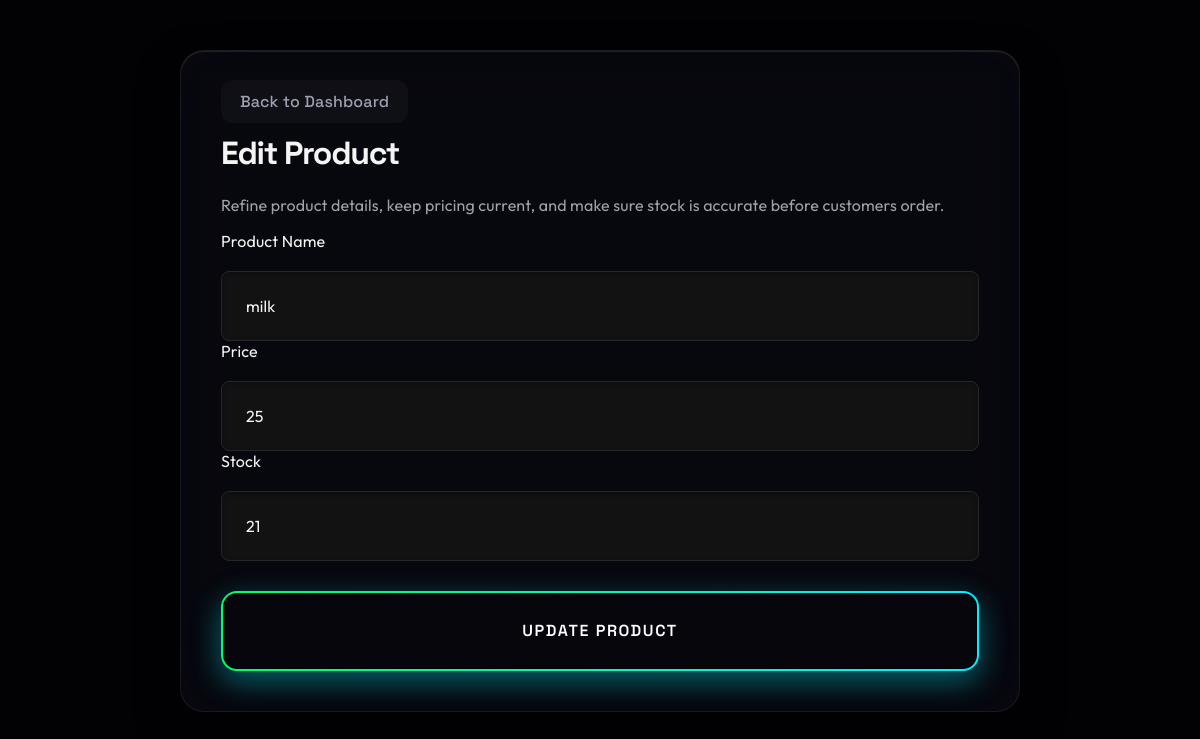
Screenshot of /edit_product/3 with the database file from the repository.
### tables this page shows
CREATE TABLE products(
        id            INTEGER PRIMARY KEY AUTOINCREMENT,
        shop_name     TEXT,
        location      TEXT,
        product_name  TEXT,
        price         TEXT,
        stock         TEXT,
        product_image TEXT,
        shop_image    TEXT,
        latitude      TEXT,
        longitude     TEXT,
        unit          TEXT
    , seller_username TEXT);

### backend/routes/seller.py (the view)
@seller_bp.route("/edit_product/<int:id>")
def edit_product(id):
    conn = get_db_conn()
    cursor = conn.cursor()
    cursor.execute("""
    SELECT * FROM products
    WHERE id=?
    """, (id,))
    product = cursor.fetchone()
    conn.close()
    if product is None:
        return "Product not found", 404
    return render_template(
        "edit_product.html",
        product=product
    )

### backend/app.py (called while the page is built)
def get_db_conn():
    if DATABASE_URL and (DATABASE_URL.startswith("postgres://") or DATABASE_URL.startswith("postgresql://")):
        conn = psycopg2.connect(DATABASE_URL)
        conn.autocommit = True
        return PostgresWrapper(conn)
    else:
        conn = sqlite3.connect(DATABASE_PATH)
        conn.row_factory = sqlite3.Row
        return DictConnection(conn)

    def __getattr__(self, name):
        return getattr(self.conn, name)

    def cursor(self):
        return DictCursor(self.conn.cursor())

    def __getattr__(self, name):
        return getattr(self.cursor, name)

    def fetchone(self):
        row = self.cursor.fetchone()
        return row

### frontend/templates/edit_product.html (shortened to what this page needs)
<!DOCTYPE html>
<html>
<head>
<link rel="stylesheet" href="{{ url_for('static', filename='pro-redesign.css') }}">
    <link rel="stylesheet" href="{{ url_for('static', filename='site-theme.css') }}">
</head>
<body data-panel="edit">
<main class="box">
    <a class="secondary-btn" style="width:auto; margin-top:0; padding:0 18px;" href="/shopkeeper_dashboard">
        Back to Dashboard
    </a>
    <h1>Edit Product</h1>
    <p class="lead">Refine product details, keep pricing current, and make sure stock is accurate before customers order.</p>
    <form action="/update_product/{{ product['id'] }}" method="POST">
        <div class="field">
            <label for="product_name">Product Name</label>
            <input id="product_name" type="text" name="product_name" value="{{ product['product_name'] }}" required>
        </div>
        <div class="field">
            <label for="price">Price</label>
            <input id="price" type="text" name="price" value="{{ product['price'] }}" required>
        </div>
        <div class="field">
            <label for="stock">Stock</label>
            <input id="stock" type="text" name="stock" value="{{ product['stock'] }}" required>
        </div>
        <button type="submit">
            Update Product
        </button>
    </form>
</main>
</body>
</html>

### frontend/static/pro-redesign.css (style rules this page uses)
:root { --np-bg: #121212; --np-bg-2: #18181b; --np-ink: #f4f4f5; --np-muted: #a1a1aa; --np-line: #27272a; --np-card: #18181b; --np-card-solid: #1f1f22; --np-blue: #3b82f6; --np-cyan: #0ea5e9; --np-teal: #10b981; --np-lime: #84cc16; --np-pink: #ec4899; --np-amber: #f59e0b; --np-shadow: 0 4px 6px -1px rgba(0, 0, 0, 0.3), 0 2px 4px -1px rgba(0, 0, 0, 0.2); }
* { letter-spacing: normal; }
html { scroll-behavior: smooth; }
body { position: relative; min-height: 100vh; color: var(--np-ink) !important; font-family: "Inter", "Segoe UI", Roboto, sans-serif !important; background: var(--np-bg) !important; overflow-x: hidden; }
a { color: inherit; text-decoration: none; }
.navbar, .topbar, .hero, .brand-panel, .form-panel, .checkout-card, .success-card, .stat-card, .analytics-panel, .activity-panel, .radar-panel, .form-box, .tips, .preview-card, .search-panel, .product-card, .card, .order-box, .box, .glass-card, .quick-card, .modal, .assistant-panel, .panel { border: 1px solid var(--np-line); background: var(--np-card); color: var(--np-ink); box-shadow: var(--np-shadow); backdrop-filter: blur(12px) saturate(180%); border-radius: 12px; transition: transform 0.2s, box-shadow 0.2s, border-color 0.2s; }
.brand-text, .logo, h1, h2, h3, .title, .map-top strong, .preview-top strong, .shop, .price-row, .content, .panel-head h2, .section-head h2, .card-top h2 { color: var(--np-ink) !important; text-shadow: none !important; font-weight: 600; }
.lead, .hero p, .section-head p, .panel-head span, .meta, .feature-item span, .feature p, .mini-result span, .floating-product span, .switch-link, .map-status, .tip, .activity-item, .content h3, .empty, .quick-card span, .assistant-header strong { color: var(--np-muted) !important; }
.nav-links a, .menu a, .quick-actions a, .map-btn, .secondary-btn, .location-btn, .view-btn, .assistant-prompts button, .feature, .stat-box, .payment-option, .result-card, .timeline-item, .activity-item, .tip { color: var(--np-ink) !important; border: 1px solid var(--np-line) !important; background: var(--np-bg) !important; border-radius: 8px !important; }
.field input, .field textarea, .field select, .input-box input, .search-box input, .modal-input, .assistant-form input, input, textarea, select, .input-group input { color: var(--np-ink) !important; border: 1px solid var(--np-line) !important; background: var(--np-bg) !important; border-radius: 8px !important; padding: 10px 14px; outline: none !important; transition: border-color 0.2s, box-shadow 0.2s; }
input::placeholder, textarea::placeholder { color: var(--np-muted) !important; }

### frontend/templates/edit_product.html (style rules this page uses)
body { background:#020b52; font-family:Arial; color:white; }
.box { width:70%; margin:auto; margin-top:50px; background:#1f267a; padding:40px; border-radius:25px; }
input { width:100%; height:70px; margin-top:20px; border:none; border-radius:15px; padding-left:20px; font-size:28px; }
button { width:100%; height:80px; border:none; border-radius:20px; background:#2f65e8; color:white; font-size:35px; margin-top:30px; cursor:pointer; }

### rows the page displays
products: product_name "milk", price "25", stock "21"
